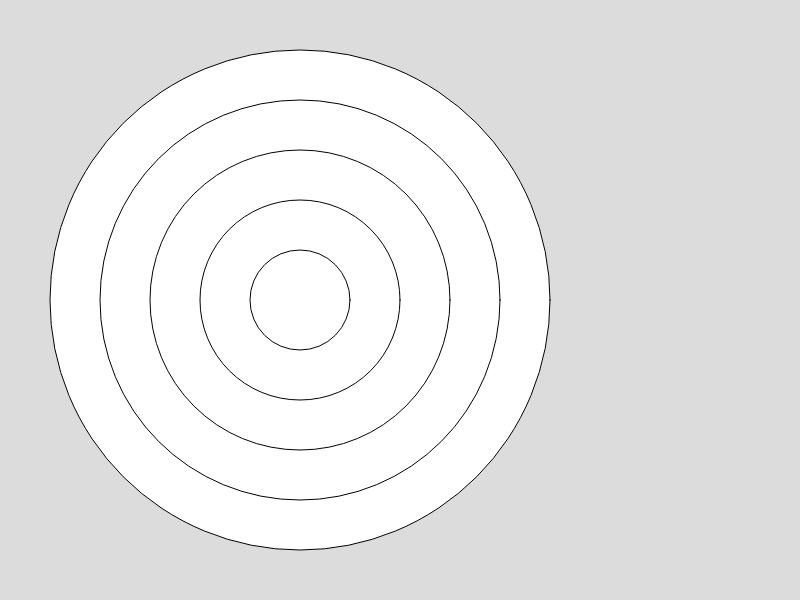
Frame 1 (no input)
Frame 60 (no input): identical to frame 1, image omitted
Frame 120 (the mouse pressed at the canvas centre since frame 60): identical to frame 1, image omitted

The p5.js sketch that drew this single still picture (run headless with seeded random() and noise() and a simulated clock; from frame 60 on, the mouse is pressed at the canvas centre):

// p5.js sketch
// ── sketch.js
function setup() {
  // 캔버스(스케치북)를 생성합니다.
  createCanvas(800, 600);
}

function draw() {
  background(220);

  ellipse(300, 300, 500, 500);
  ellipse(300, 300, 400, 400);
  ellipse(300, 300, 300, 300);
  ellipse(300, 300, 200, 200);
  ellipse(300, 300, 100, 100);
}
